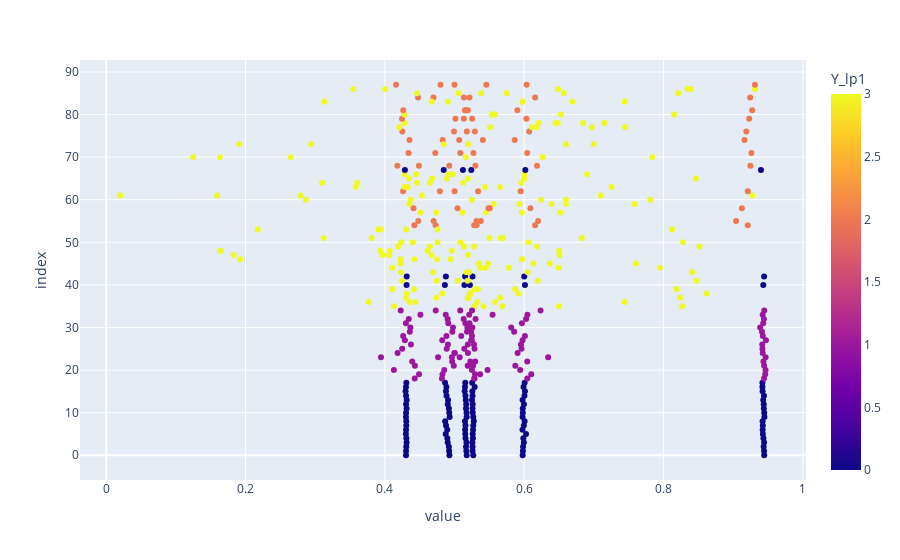

Notebook cell for this chart:
### Code cell
plty.scatter(X_lp1_df, x = ["Fx_lp1", "Fy_lp1", "Fz_lp1", "Tx_lp1", "Ty_lp1", "Tz_lp1"],   color= "Y_lp1")

### Figure 1 — Plotly figure (JSON) as saved in the notebook; plotly's stock layout.template omitted (floating-point values rounded to 4 significant figures; data arrays with more than 128 entries replaced by an {"elided": "..."} marker saying what was removed)
{"data": [{"hovertemplate": "value=%{x}<br>index=%{y}<br>Y_lp1=%{marker.color}<extra></extra>", "legendgroup": "", "marker": {"color": {"elided": "492 int values"}, "coloraxis": "coloraxis", "symbol": "circle"}, "mode": "markers", "name": "", "orientation": "h", "showlegend": false, "type": "scatter", "x": {"elided": "492 float values"}, "xaxis": "x", "y": {"elided": "492 int values"}, "yaxis": "y"}], "layout": {"coloraxis": {"colorbar": {"title": {"text": "Y_lp1"}}, "colorscale": [[0, "#0d0887"], [0.1111, "#46039f"], [0.2222, "#7201a8"], [0.3333, "#9c179e"], [0.4444, "#bd3786"], [0.5556, "#d8576b"], [0.6667, "#ed7953"], [0.7778, "#fb9f3a"], [0.8889, "#fdca26"], [1, "#f0f921"]]}, "legend": {"tracegroupgap": 0}, "margin": {"t": 60}, "xaxis": {"anchor": "y", "domain": [0, 1], "title": {"text": "value"}}, "yaxis": {"anchor": "x", "domain": [0, 1], "title": {"text": "index"}}}}
